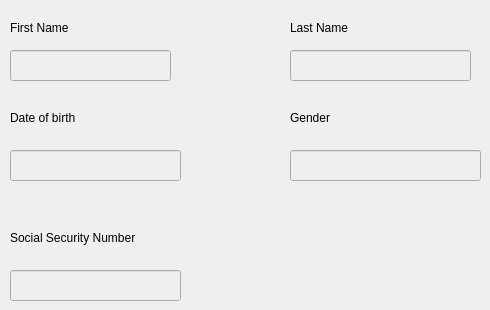
     <widget class="QWidget" name="tab">
      <property name="enabled">
       <bool>true</bool>
      </property>
      <attribute name="title">
       <string>Personal Information</string>
      </attribute>
      <widget class="QLabel" name="FName_LA">
       <property name="geometry">
        <rect>
         <x>10</x>
         <y>20</y>
         <width>81</width>
         <height>16</height>
        </rect>
       </property>
       <property name="text">
        <string>First Name</string>
       </property>
      </widget>
      <widget class="QLineEdit" name="FName_LE">
       <property name="enabled">
        <bool>false</bool>
       </property>
       <property name="geometry">
        <rect>
         <x>10</x>
         <y>50</y>
         <width>161</width>
         <height>31</height>
        </rect>
       </property>
      </widget>
      <widget class="QLabel" name="LName_LA">
       <property name="geometry">
        <rect>
         <x>290</x>
         <y>20</y>
         <width>81</width>
         <height>16</height>
        </rect>
       </property>
       <property name="text">
        <string>Last Name</string>
       </property>
      </widget>
      <widget class="QLineEdit" name="LName_LE">
       <property name="enabled">
        <bool>false</bool>
       </property>
       <property name="geometry">
        <rect>
         <x>290</x>
         <y>50</y>
         <width>181</width>
         <height>31</height>
        </rect>
       </property>
      </widget>
      <widget class="QLabel" name="Birth_LA">
       <property name="geometry">
        <rect>
         <x>10</x>
         <y>110</y>
         <width>91</width>
         <height>16</height>
        </rect>
       </property>
       <property name="text">
        <string>Date of birth</string>
       </property>
      </widget>
      <widget class="QLineEdit" name="Birth_LE">
       <property name="enabled">
        <bool>false</bool>
       </property>
       <property name="geometry">
        <rect>
         <x>10</x>
         <y>150</y>
         <width>171</width>
         <height>31</height>
        </rect>
       </property>
      </widget>
      <widget class="QLabel" name="Gender_LA">
       <property name="geometry">
        <rect>
         <x>290</x>
         <y>110</y>
         <width>81</width>
         <height>16</height>
        </rect>
       </property>
       <property name="text">
        <string>Gender</string>
       </property>
      </widget>
      <widget class="QLineEdit" name="Gender_LE">
       <property name="enabled">
        <bool>false</bool>
       </property>
       <property name="geometry">
        <rect>
         <x>290</x>
         <y>150</y>
         <width>191</width>
         <height>31</height>
        </rect>
       </property>
      </widget>
      <widget class="QLabel" name="SSN_LA">
       <property name="geometry">
        <rect>
         <x>10</x>
         <y>230</y>
         <width>191</width>
         <height>16</height>
        </rect>
       </property>
       <property name="text">
        <string>Social Security Number</string>
       </property>
      </widget>
      <widget class="QLineEdit" name="SSN_LE">
       <property name="enabled">
        <bool>false</bool>
       </property>
       <property name="geometry">
        <rect>
         <x>10</x>
         <y>270</y>
         <width>171</width>
         <height>31</height>
        </rect>
       </property>
      </widget>
     </widget>
